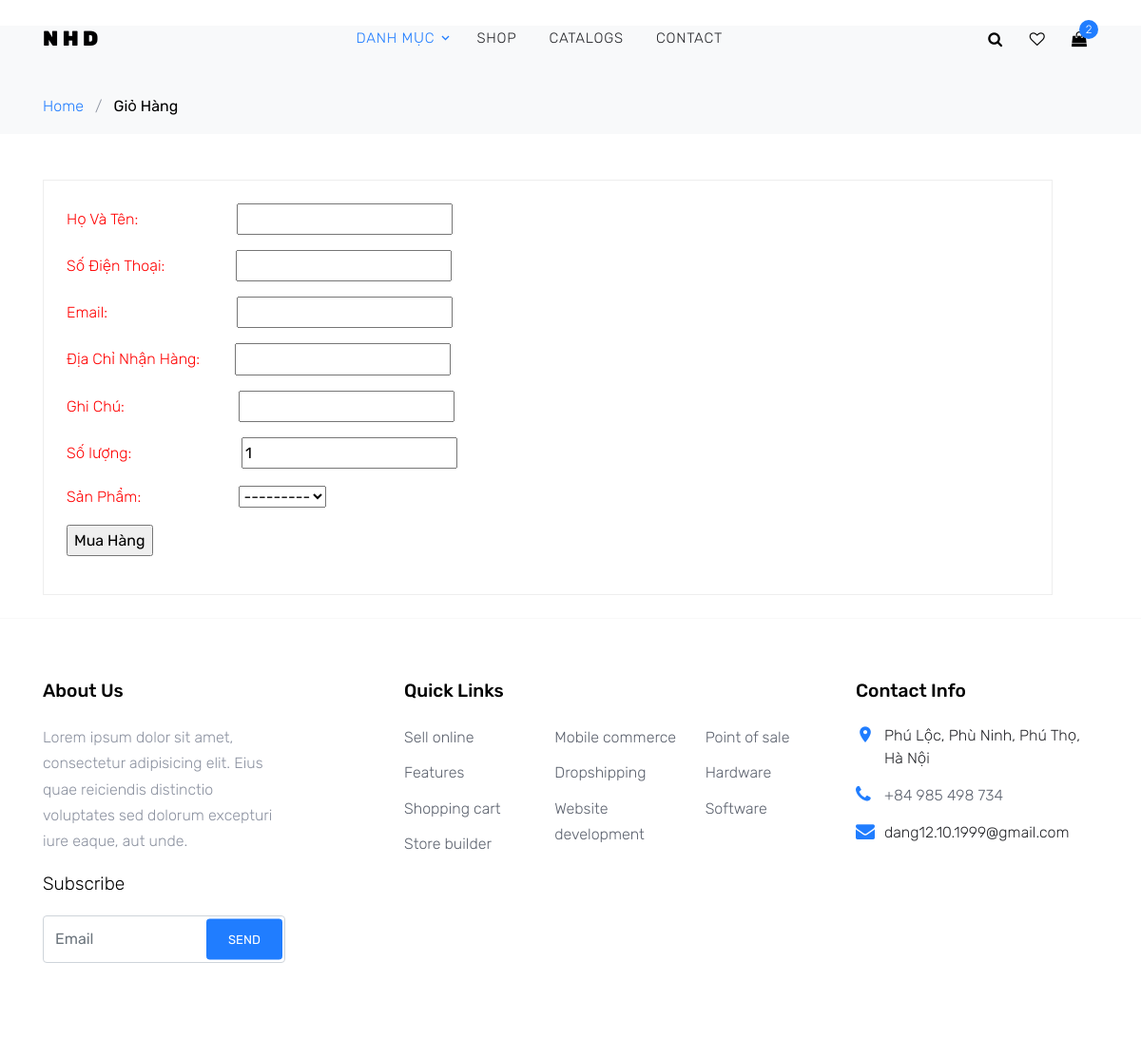
Before: /cart/ with the older database file.
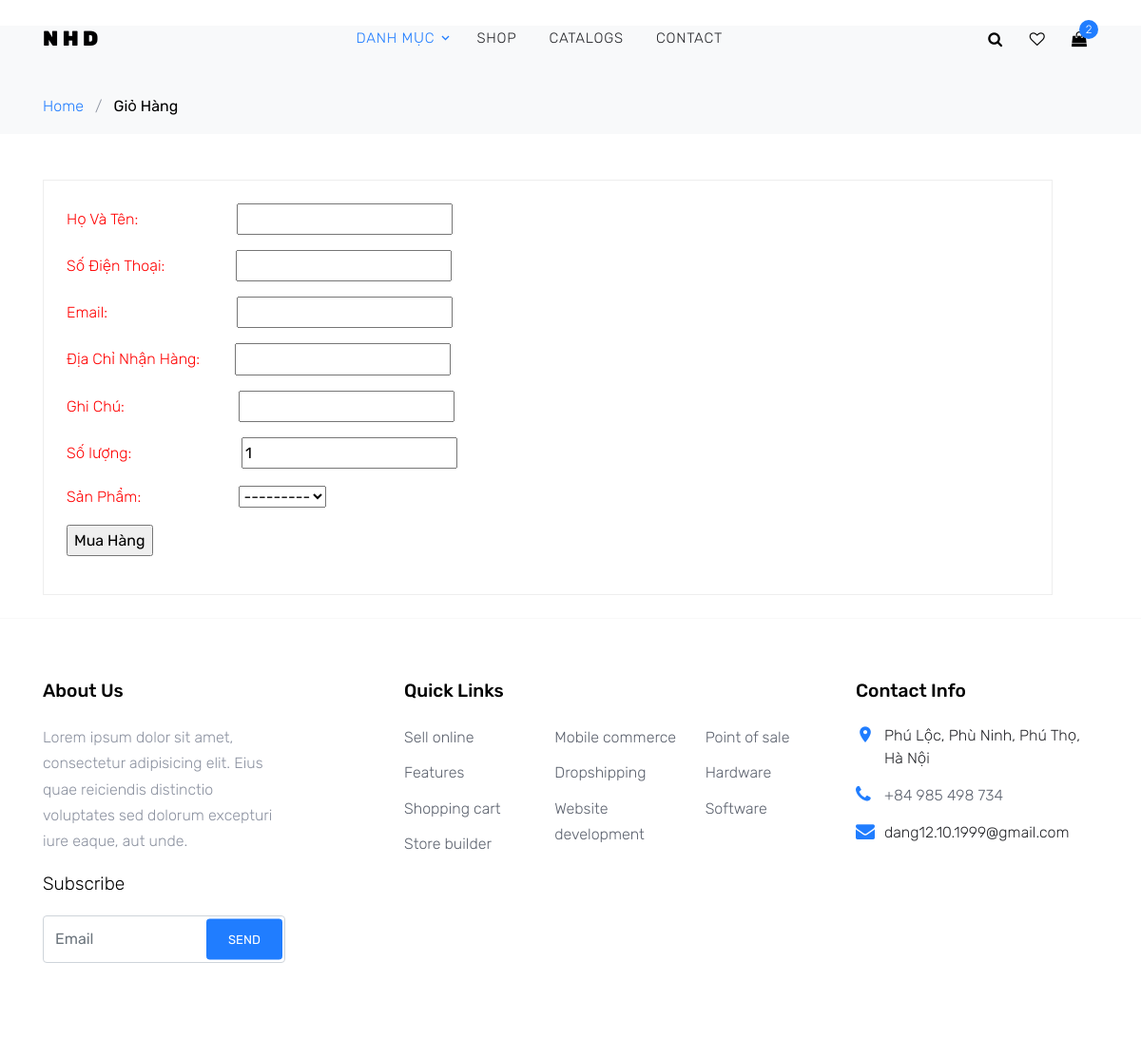
After: the same page with the newer database file.
### home/models.py (models this page shows)
class SPBanModel(models.Model):
    San_Pham = models.ForeignKey(SanPhamModel,on_delete=models.CASCADE)
    Loai_sp = models.ForeignKey(LoaiSPModel,on_delete=models.CASCADE)
    Mo_ta = models.SmallIntegerField(verbose_name='Mô Tả',choices =mota,default=2 )
    Gia_ban = models.IntegerField(verbose_name='Giá Bán', blank=True, default=200000)
    Gia_sale = models.IntegerField(verbose_name='Giá Sale',  default=150000)
    Hang_ton = models.IntegerField(verbose_name='Hàng Tồn', default=100)
    def __str__(self):
        return self.San_Pham.Ten_sp

### cart/views.py (the view, shortened to what this page needs)
# urls.py: path('cart/', views.CartView.as_view(), name='cart'),
class CartView(View):
    def get(self,request):
        a = CartForm()
        c = LoaiSPModel.objects.all()
        return render(request, 'cart/cart.html',{'f':a,'danhmuc':c})

### cart/forms.py
class CartForm(forms.ModelForm):
    class Meta:
        model = Cart
        fields = '__all__'

### cart/templates/cart/cart.html (shortened to what this page needs)
{% extends "home/base.html" %}
{% block content %}
<div class="bg-light py-3">
      <div class="container">
        <div class="row">
          <div class="col-md-12 mb-0"><br /> <br /><a href="{% url 'index'%}">Home</a> <span class="mx-2 mb-0">/</span> <strong class="text-black">Giỏ Hàng</strong></div>
        </div>
      </div>
    </div>
<div class="container mt-5">
    <div class="border p-4 mb-4 mr-5">
        <form action="" method="post">
            <p> <span style="color:red">Họ Và Tên: &nbsp; &nbsp; &nbsp;  &nbsp; &nbsp; &nbsp;  &nbsp; &nbsp; &nbsp;  &nbsp; &nbsp; &nbsp; </span>{{f.Ho_ten}}</p>
            <p> <span style="color:red">Số Điện Thoại: &nbsp; &nbsp; &nbsp;  &nbsp; &nbsp; &nbsp;  &nbsp; &nbsp; &nbsp;</span>{{f.SDT}}</p>
            <p> <span style="color:red">Email: &nbsp;  &nbsp; &nbsp; &nbsp;  &nbsp; &nbsp; &nbsp;  &nbsp; &nbsp; &nbsp; &nbsp; &nbsp; &nbsp;  &nbsp; &nbsp; &nbsp;  </span>{{f.Email}}</p>
            <p> <span style="color:red">Địa Chỉ Nhận Hàng: &nbsp; &nbsp; &nbsp; &nbsp; </span>{{f.Dia_chi}}</p>
            <p> <span style="color:red">Ghi Chú: &nbsp; &nbsp;  &nbsp; &nbsp; &nbsp;  &nbsp; &nbsp; &nbsp;  &nbsp; &nbsp; &nbsp; &nbsp; &nbsp; &nbsp; </span>{{f.Ghi_chu}}</p>
            <p> <span style="color:red">Số lượng:&nbsp; &nbsp;  &nbsp; &nbsp; &nbsp;  &nbsp; &nbsp; &nbsp;  &nbsp; &nbsp; &nbsp; &nbsp; &nbsp; &nbsp; </span>{{f.So_luong}}</p>
            <p> <span style="color:red">Sản Phẩm:  &nbsp; &nbsp; &nbsp;  &nbsp; &nbsp; &nbsp;  &nbsp; &nbsp; &nbsp; &nbsp; &nbsp; &nbsp; </span>{{f.San_Pham}}</p>
            <input type="submit" value="Mua Hàng">
        </form>
    </div>
</div>
{% endblock %}

Changed rows visible on the page:
added SPBanModel: San_Pham "---------"
Other visible differences:
form field San_Pham: "---------" → (not shown)
